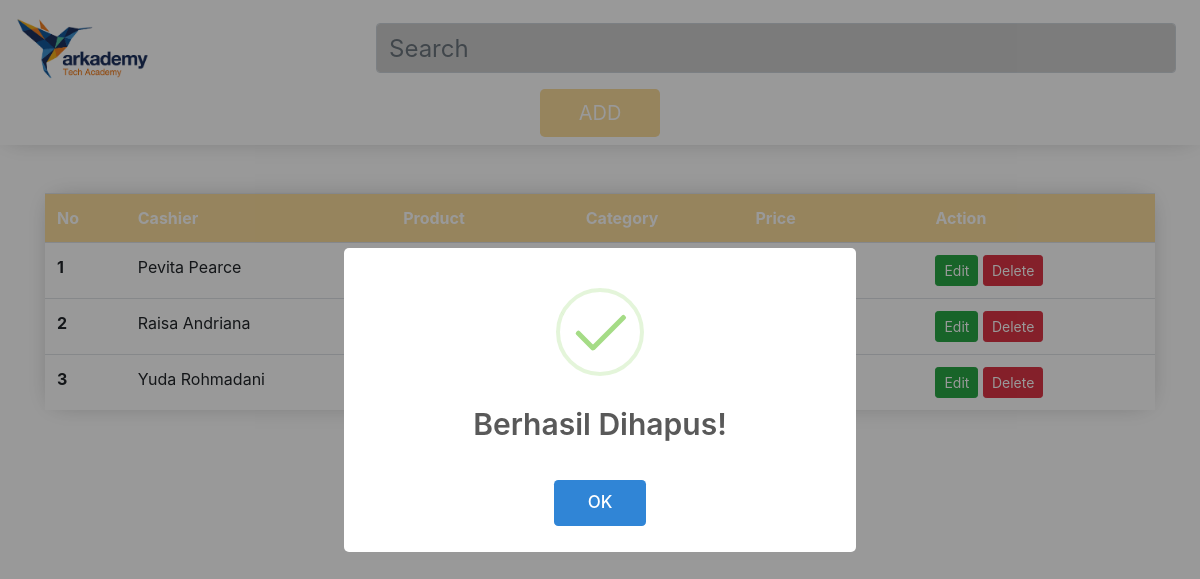
/no6c/index.php?status=added, run on the app's committed database.
### tables this page shows
CREATE TABLE `product` (
  `id` int(11) NOT NULL AUTO_INCREMENT,
  `name` varchar(100) NOT NULL,
  `price` int(11) NOT NULL,
  `id_category` int(11) NOT NULL,
  `id_cashier` int(11) NOT NULL,
  PRIMARY KEY (`id`)
);

CREATE TABLE `cashier` (
  `id` int(11) NOT NULL AUTO_INCREMENT,
  `name` varchar(100) NOT NULL,
  PRIMARY KEY (`id`)
);

### no6c/index.php (the view, shortened to what this page needs)
<?php
  include 'koneksi.php';
  $result = mysqli_query($koneksi, "SELECT *,product.`id` AS id_product,cashier.`name` AS cashier,category.`name` AS category,product.`name` AS product,product.price FROM product INNER JOIN cashier ON cashier.id = product.id_cashier INNER JOIN category ON category.id = product.id_category");
  function rupiah($angka){
    $hasil_rupiah = "Rp " . number_format($angka,0,',','.');
    return $hasil_rupiah;
  }
?>
<!doctype html>
<html lang="en">
<head>
  <link rel="stylesheet" href="assets/css/bootstrap.min.css">
</head>
<body>
  <nav class="navbar navbar-light">
    <a class="navbar-brand"><img src="assets/img/logo.png" alt="Home" width="40%"></a>
    <div class="form-group">
      <input class="form-control mr-sm-2 search" type="search" placeholder="Search" style="margin-top: 15px;background-color: #cecece;">
    </div>
    <div class="from-group">
      <button class="btn btn-lg" type="button" style="background-color: #fadc9c; color: white; width: 120px;" data-toggle="modal" data-target="#add">ADD</button>
    </div>
  </nav>
  <div class="container mt-5">
    <table class="table" style="border:1px;">
      <tr style="background-color: #fadc9c; color: white;">
        <th scope="col">No</th>
        <th scope="col">Cashier</th>
        <th scope="col">Product</th>
        <th scope="col">Category</th>
        <th scope="col">Price</th>
        <th scope="col">Action</th>
      </tr>
      <?php $no = 1;
       foreach($result as $key) {
      ?>
        <tr>
          <th scope="row"><?=$no;?></th>
          <td><?=$key['cashier'];?></td>
          <td><?=$key['product'];?></td>
          <td><?=$key['category'];?></td>
          <td><?=rupiah($key['price'])?></td>
          <td>
            <button type="submit" class="btn btn-success btn-sm" data-toggle="modal" data-target="#edit" data-id="<?=$key['id_product'];?>" data-cashier="<?=$key['id_cashier'];?>" data-product="<?=$key['product'];?>" data-category="<?=$key['id_category'];?>" data-price="<?=$key['price'];?>">Edit</button>
            <button type="submit" class="btn btn-danger btn-sm" data-toggle="modal" data-target="#delete" data-id="<?=$key['id_product'];?>" data-product="<?=$key['product'];?>" >Delete</button>
        </td>
        </tr>
      <?php $no++; } ?>
    </table>
  </div>
</body>
</html>

### no6c/index.php (style rules this page uses)
nav { box-shadow: 0 0px 24px -8px rgba(0, 0, 0, 0.3); }
.navbar .from-group { position: relative !important; margin: 0 auto; }
.search { width: 800px; font-size: 24px; margin: 0px auto; color: white; }
.table { box-shadow: 0 0px 24px -8px rgba(0, 0, 0, 0.3); }

### data on the page
product: id_cashier.name "Pevita Pearce"
product: id_cashier.name "Raisa Andriana"
product: id_cashier.name "Yuda Rohmadani"
